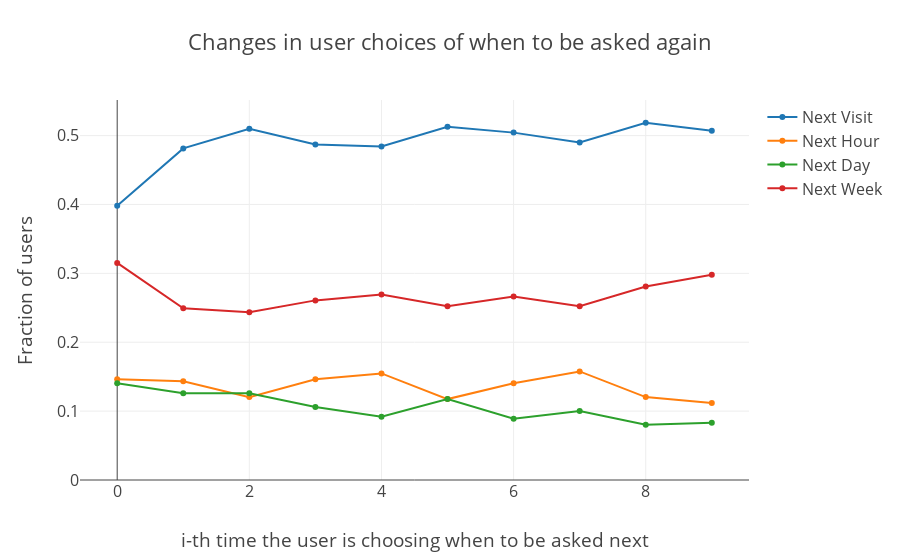

This figure's notebook cell:
### Code cell
plot_lines_asknext_time_by_installs(10)

### Figure 1 — Plotly figure (JSON) as saved in the notebook; plotly's stock layout.template omitted (floating-point values rounded to 4 significant figures)
{"data": [{"name": "Next Visit", "type": "scatter", "uid": "6441c7fa-fede-4b0a-8eb1-cc8f322c0a3b", "x": [0, 1, 2, 3, 4, 5, 6, 7, 8, 9], "y": [0.3983, 0.4814, 0.51, 0.4871, 0.4842, 0.5129, 0.5043, 0.49, 0.5186, 0.5072]}, {"name": "Next Hour", "type": "scatter", "uid": "bcd947d0-1cfd-4228-a65e-4f1c54ef9f18", "x": [0, 1, 2, 3, 4, 5, 6, 7, 8, 9], "y": [0.1461, 0.1433, 0.1203, 0.1461, 0.1547, 0.1175, 0.1404, 0.1576, 0.1203, 0.1117]}, {"name": "Next Day", "type": "scatter", "uid": "e5d2dcb1-ba4d-4095-867b-1cc95e6629cc", "x": [0, 1, 2, 3, 4, 5, 6, 7, 8, 9], "y": [0.1404, 0.1261, 0.1261, 0.106, 0.09169, 0.1175, 0.08883, 0.1003, 0.08023, 0.08309]}, {"name": "Next Week", "type": "scatter", "uid": "1d3097e2-8278-4e2d-9c16-ef8a3da0e058", "x": [0, 1, 2, 3, 4, 5, 6, 7, 8, 9], "y": [0.3152, 0.2493, 0.2436, 0.2607, 0.2693, 0.2521, 0.2665, 0.2521, 0.2808, 0.298]}], "layout": {"font": {"size": 16}, "title": {"text": "Changes in user choices of when to be asked again"}, "xaxis": {"title": {"text": "i-th time the user is choosing when to be asked next"}}, "yaxis": {"rangemode": "tozero", "title": {"text": "Fraction of users"}}}}
